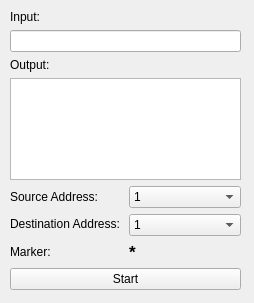
<?xml version="1.0" encoding="UTF-8"?>
<ui version="4.0">
 <class>MainWindow</class>
 <widget class="QMainWindow" name="MainWindow">
  <property name="geometry">
   <rect>
    <x>0</x>
    <y>0</y>
    <width>254</width>
    <height>303</height>
   </rect>
  </property>
  <property name="windowTitle">
   <string>MainWindow</string>
  </property>
  <widget class="QWidget" name="centralwidget">
   <widget class="QWidget" name="verticalLayoutWidget">
    <property name="geometry">
     <rect>
      <x>10</x>
      <y>10</y>
      <width>231</width>
      <height>280</height>
     </rect>
    </property>
    <layout class="QVBoxLayout" name="verticalLayout">
     <item>
      <widget class="QLabel" name="label">
       <property name="text">
        <string>Input:</string>
       </property>
      </widget>
     </item>
     <item>
      <widget class="QLineEdit" name="input"/>
     </item>
     <item>
      <widget class="QLabel" name="label_2">
       <property name="text">
        <string>Output:</string>
       </property>
      </widget>
     </item>
     <item>
      <widget class="QTextEdit" name="output">
       <property name="readOnly">
        <bool>true</bool>
       </property>
      </widget>
     </item>
     <item>
      <layout class="QHBoxLayout" name="horizontalLayout">
       <item>
        <layout class="QVBoxLayout" name="verticalLayout_2">
         <item>
          <widget class="QLabel" name="label_4">
           <property name="text">
            <string>Source Address:</string>
           </property>
          </widget>
         </item>
         <item>
          <widget class="QLabel" name="label_5">
           <property name="text">
            <string>Destination Address:</string>
           </property>
          </widget>
         </item>
         <item>
          <widget class="QLabel" name="label_6">
           <property name="text">
            <string>Marker:</string>
           </property>
          </widget>
         </item>
        </layout>
       </item>
       <item>
        <layout class="QVBoxLayout" name="verticalLayout_3">
         <item>
          <widget class="QComboBox" name="cbSA">
           <item>
            <property name="text">
             <string>1</string>
            </property>
           </item>
           <item>
            <property name="text">
             <string>2</string>
            </property>
           </item>
           <item>
            <property name="text">
             <string>4</string>
            </property>
           </item>
          </widget>
         </item>
         <item>
          <widget class="QComboBox" name="cbDA">
           <item>
            <property name="text">
             <string>1</string>
            </property>
           </item>
           <item>
            <property name="text">
             <string>2</string>
            </property>
           </item>
           <item>
            <property name="text">
             <string>4</string>
            </property>
           </item>
          </widget>
         </item>
         <item>
          <widget class="QLabel" name="Marker">
           <property name="font">
            <font>
             <pointsize>13</pointsize>
             <weight>75</weight>
             <bold>true</bold>
            </font>
           </property>
           <property name="text">
            <string>*</string>
           </property>
          </widget>
         </item>
        </layout>
       </item>
      </layout>
     </item>
     <item>
      <widget class="QPushButton" name="btnStart">
       <property name="text">
        <string>Start</string>
       </property>
      </widget>
     </item>
    </layout>
   </widget>
  </widget>
 </widget>
 <resources/>
 <connections/>
</ui>
